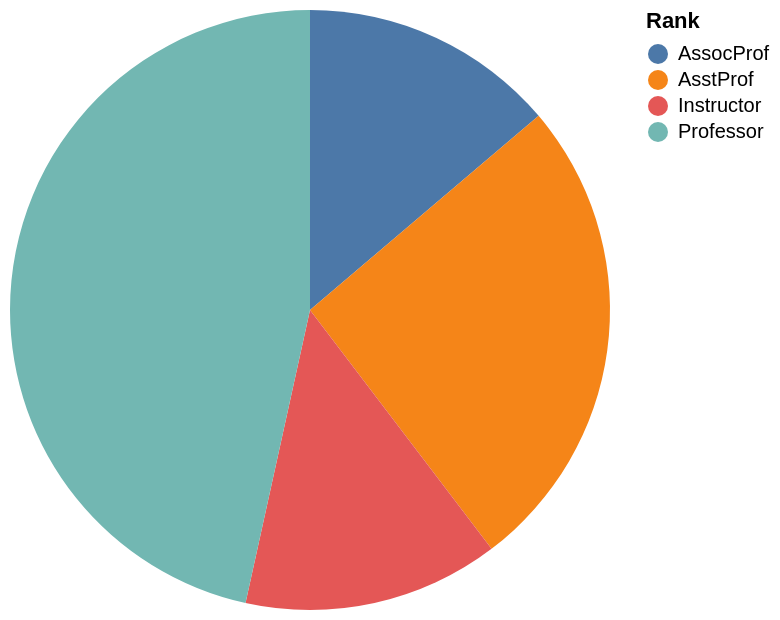

Vega-Lite specification stored for this chart:
### Vega-Lite specification from a JSON file in a GitHub repository (floating-point values rounded to 4 significant figures)
{"data": {"values": [{"x_data": "AssocProf", "y_data": 8}, {"x_data": "AsstProf", "y_data": 15}, {"x_data": "Instructor", "y_data": 8}, {"x_data": "Professor", "y_data": 27}]}, "mark": "arc", "encoding": {"theta": {"field": "y_data", "type": "quantitative", "title": "COUNT(Rank)"}, "color": {"field": "x_data", "type": "nominal", "title": "Rank"}}}
